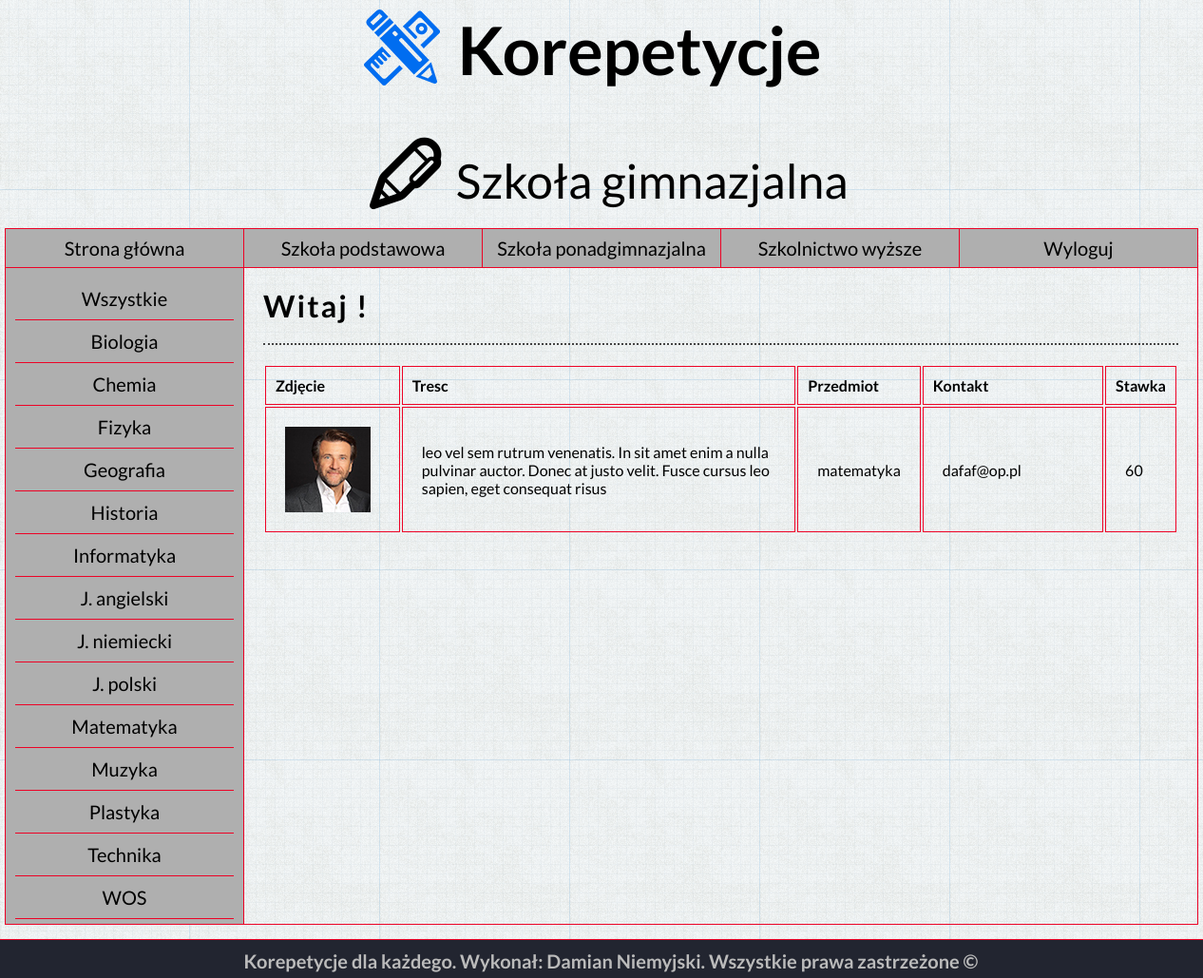
Page /gimnazjum.php (signed in) on the committed database.
### tables this page shows
CREATE TABLE `ogloszenia` (
  `id` int(11) NOT NULL,
  `tresc` text NOT NULL,
  `szkola` text NOT NULL,
  `przedmiot` text NOT NULL,
  `kontakt` text NOT NULL,
  `stawka` int(11) NOT NULL,
  `zdjecie` text NOT NULL
);

### gimnazjum.php (the view, shortened to what this page needs)
<!DOCTYPE HTML5>
<html lang="pl">
<head>
	<link rel="stylesheet" href="style.css" type="text/css" />
	<link rel="stylesheet" href="css/fontello.css" type="text/css"/>
</head>
<body>
	<div id="container">
		<div id="logo"><img src="img/logo.png" style="float: left;" alt="logo korepetycji"/>Korepetycje</div>
		<div class="school"><i class="icon-pen"></i>Szkoła gimnazjalna</div>
		<div class="menu">
			<ol>
				<li><a href="index.php">Strona główna</a></li>
				<li><a href="podstawowka.php">Szkoła podstawowa</a></li>
				<li><a href="liceum.php">Szkoła ponadgimnazjalna</a></li>
				<li><a href="inne.php">Szkolnictwo wyższe</a></li>
				<li><a href="wyloguj.php">Wyloguj</a></li>
			</ol>
		</div>
		<div id="page">
		<div id="sidebar">
		<div class="Subjects"><a href=gimnazjum.php class="but">Wszystkie</a></div>
		<div class="Subjects"><a href=gimnazjum.php?przedmiot=biologia class="but">Biologia</a></div>
		<div class="Subjects"><a href=gimnazjum.php?przedmiot=chemia class="but">Chemia</a></div>
		<div class="Subjects"><a href=gimnazjum.php?przedmiot=fizyka class="but">Fizyka</a></div>
		<div class="Subjects"><a href=gimnazjum.php?przedmiot=geografia class="but">Geografia</a></div>
		<div class="Subjects"><a href=gimnazjum.php?przedmiot=historia class="but">Historia</a></div>
		<div class="Subjects"><a href=gimnazjum.php?przedmiot=informatyka class="but">Informatyka</a></div>
		<div class="Subjects"><a href=gimnazjum.php?przedmiot=angielski class="but">J. angielski</a></div>
		<div class="Subjects"><a href=gimnazjum.php?przedmiot=niemiecki class="but">J. niemiecki</a></div>
		<div class="Subjects"><a href=gimnazjum.php?przedmiot=polski class="but">J. polski</a></div>
		<div class="Subjects"><a href=gimnazjum.php?przedmiot=matematyka class="but">Matematyka</a></div>
		<div class="Subjects"><a href=gimnazjum.php?przedmiot=muzyka class="but">Muzyka</a></div>
		<div class="Subjects"><a href=gimnazjum.php?przedmiot=plastyka class="but">Plastyka</a></div>
		<div class="Subjects"><a href=gimnazjum.php?przedmiot=technika class="but">Technika</a></div>
		<div class="Subjects"><a href=gimnazjum.php?przedmiot=wos class="but">WOS</a></div>
		</div>
		<div id="content">
			<span class="bigtitle">
			<?php
				echo "Witaj ".$_SESSION['imie']."!";
			?>
			</span>
			<div class="dottedline"></div>
			<?php
					require_once "polaczenie.php";
					$polacz = @new mysqli($host, $db_user, $db_password, $db_name);
					if($polacz->connect_errno!=0)
					{
						echo "Error: ".$polacz->connect_errno;
					}
					else
					{
						$cur_page = isset($_GET['page']) ? $_GET['page'] : 1;
						$results_per_page = 3;
						$skip = (($cur_page - 1) * $results_per_page);
						$query = "SELECT * FROM ogloszenia WHERE szkola='gimnazjum'";
						$query .=  " LIMIT $skip, $results_per_page";
						$result = mysqli_query($polacz, $query);
						 echo "<p>";
						 echo "<table boder=\"1\"><tr>";
						 echo '<td style="border: solid 1px #ED0326; padding:10; width: 120px;"><strong>Zdjęcie</strong></td>';
						 echo '<td style="border: solid 1px #ED0326; padding:10; width: 400px;"><strong>Tresc</strong></td>';
						 echo '<td style="border: solid 1px #ED0326; padding:10; width: 100px;"><strong>Przedmiot</strong></td>';
						 echo '<td style="border: solid 1px #ED0326; padding:10; width: 170px;"><strong>Kontakt</strong></td>';
						 echo '<td style="border: solid 1px #ED0326; padding:10; width: 50px;"><strong>Stawka</strong></td>';
						 echo '</tr>';
						while ( $row = mysqli_fetch_array($result) )
						{
							echo '<td style="border: solid 1px #ED0326; padding:20;">' . $row[6] . "</td>";
							echo '<td style="border: solid 1px #ED0326; padding:20;">' . $row[1] . "</td>";
							echo '<td style="border: solid 1px #ED0326; padding:20;">' . $row[3] . "</td>";
							echo '<td style="border: solid 1px #ED0326; padding:20;">' . $row[4] ."</td>";
							echo '<td style="border: solid 1px #ED0326; padding:20;">' . $row[5] . "</td>";
						}
						echo "</table>";
					}
				?>
		</div>
		</div>
		<div id="footer">Korepetycje dla każdego. Wykonał: Damian Niemyjski. Wszystkie prawa zastrzeżone &copy;</div>
	</div>
</body>
</html>

### style.css (style rules this page uses)
body { background-image: url("img/tlo.png"); font-size: 20px; font-family: 'Lato', sans-serif; margin: 0; height:100%; width:100%; }
#container { width: 100%; margin-left: auto; margin-right: auto; }
#logo { width: 500px; font-size: 70px; text-align: center; margin-left: auto; margin-right: auto; padding: 10px; font-weight: 700; }
#footer { padding: 10px; text-align: center; background-color: #222530; height: 20px; font-weight: 700; border-top: 1px solid #ED0326; margin-top: 15px; color: #bbb; margin-left:0; margin-right:0; width: 100%; }
.school { font-size: 50px; weight: 400px; text-align: center; margin-left: auto; margin-right: auto; padding: 10px; }
.menu { width: 1256px; margin-left: auto; margin-right: auto; text-align: center; background-color: #afafaf; border-top: 1px solid #ED0326; border-bottom: 1px solid #ED0326; height: 40 px; }
ol { padding: 0; margin: 0; list-style-type: none; height: 40px; line-height: 200%; }
ol > li { float: left; width: 250px; height: 40x; border-right: 1px solid #ED0326; }
ol > li:first-child { border-left: 1px solid #ED0326; }
ol a { color: #000; text-decoration: none; list-style-type: none; display: block; }
#page { width:1256px; margin-left: auto; margin-right:auto; }
#sidebar { float: left; text-align: center; background-color: #afafaf; width: 230px; padding: 10px; height:670px; border-left: 1px solid #ED0326; border-right: 1px solid #ED0326; border-bottom: 1px solid #ED0326; }
.Subjects { padding: 10px; border-bottom: 1px solid #ED0326; display: block; }
#content { float: left; width: 963px; height: 650px; padding: 20px; border-right: 1px solid #ED0326; border-bottom: 1px solid #ED0326; }
.bigtitle { font-size: 32px; font-weight: 700; letter-spacing: 2px; }
.dottedline { height: 5px; margin-top:15px; margin-bottom: 20px; border-bottom:2px dotted #444444; }
a.but { color: #000; text-decoration: none; }

### rows in the picture
ogloszenia: zdjecie (picture), tresc "leo vel sem rutrum venenatis. In sit amet enim a nulla pulvinar auctor. Donec at justo velit. Fusce cursus leo sapien, eget consequat risus", przedmiot "matematyka", kontakt "dafaf@op.pl", stawka "60"
